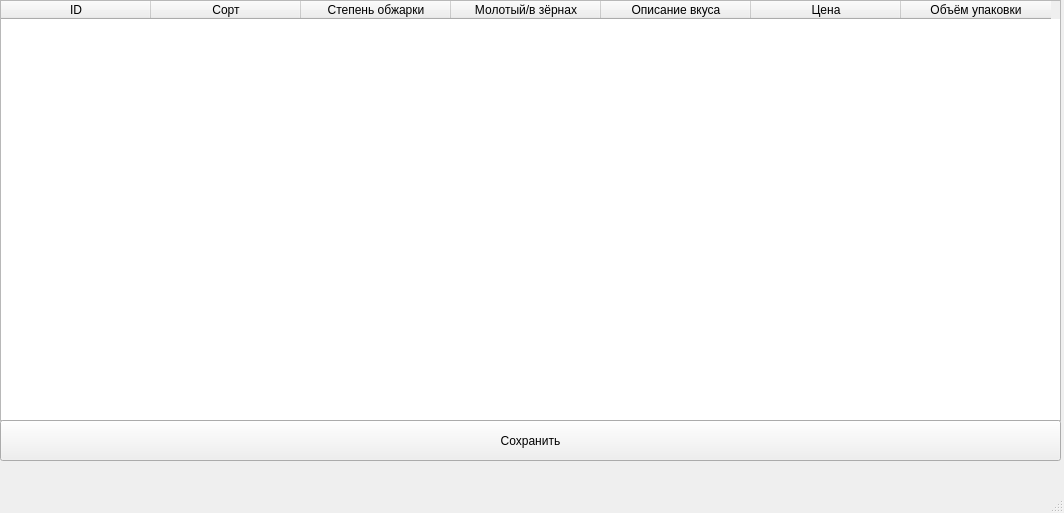
<?xml version="1.0" encoding="UTF-8"?>
<ui version="4.0">
 <class>MainWindow</class>
 <widget class="QMainWindow" name="MainWindow">
  <property name="geometry">
   <rect>
    <x>0</x>
    <y>0</y>
    <width>1064</width>
    <height>513</height>
   </rect>
  </property>
  <property name="windowTitle">
   <string>MainWindow</string>
  </property>
  <widget class="QWidget" name="centralwidget">
   <widget class="QTableWidget" name="tableWidget">
    <property name="geometry">
     <rect>
      <x>0</x>
      <y>0</y>
      <width>1061</width>
      <height>421</height>
     </rect>
    </property>
    <attribute name="horizontalHeaderDefaultSectionSize">
     <number>150</number>
    </attribute>
    <column>
     <property name="text">
      <string>ID</string>
     </property>
    </column>
    <column>
     <property name="text">
      <string>Сорт</string>
     </property>
    </column>
    <column>
     <property name="text">
      <string>Степень обжарки</string>
     </property>
    </column>
    <column>
     <property name="text">
      <string>Молотый/в зёрнах</string>
     </property>
    </column>
    <column>
     <property name="text">
      <string>Описание вкуса</string>
     </property>
    </column>
    <column>
     <property name="text">
      <string>Цена</string>
     </property>
    </column>
    <column>
     <property name="text">
      <string>Объём упаковки</string>
     </property>
    </column>
   </widget>
   <widget class="QPushButton" name="pushButton_2">
    <property name="geometry">
     <rect>
      <x>0</x>
      <y>420</y>
      <width>1061</width>
      <height>41</height>
     </rect>
    </property>
    <property name="text">
     <string>Сохранить</string>
    </property>
   </widget>
  </widget>
  <widget class="QMenuBar" name="menubar">
   <property name="geometry">
    <rect>
     <x>0</x>
     <y>0</y>
     <width>1064</width>
     <height>26</height>
    </rect>
   </property>
  </widget>
  <widget class="QStatusBar" name="statusbar"/>
 </widget>
 <resources/>
 <connections/>
</ui>
